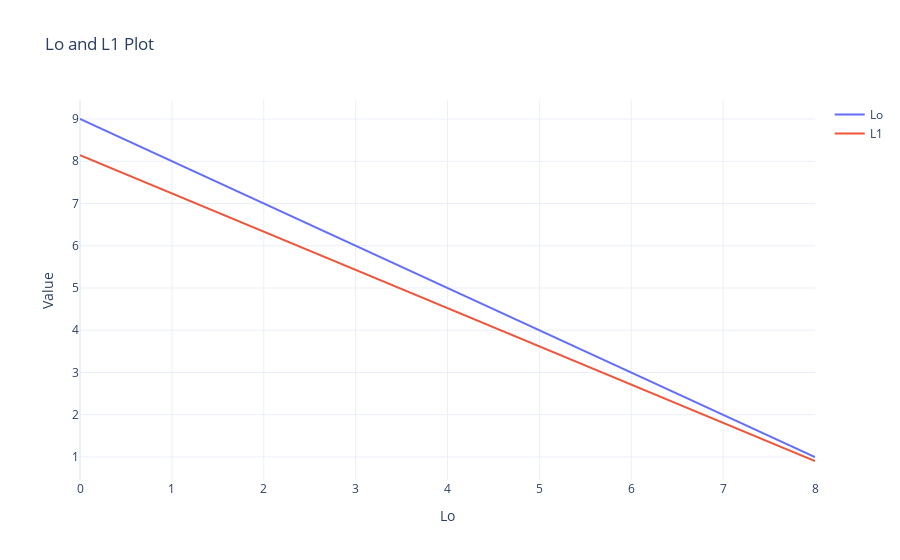

Notebook code for this chart:
### Code cell
fig = go.Figure()
fig.add_trace(go.Scatter(x=x, y=Lo, mode='lines', name='Lo'))
fig.add_trace(go.Scatter(x=x, y=L1, mode='lines', name='L1'))
fig.update_layout(title='Lo and L1 Plot', xaxis_title='Lo', yaxis_title='Value')
fig.show()

### Figure 1 — Plotly figure (JSON) as saved in the notebook; plotly's stock layout.template omitted (floating-point values rounded to 4 significant figures)
{"data": [{"mode": "lines", "name": "Lo", "type": "scatter", "x": [0, 1, 2, 3, 4, 5, 6, 7, 8], "y": [9, 8, 7, 6, 5, 4, 3, 2, 1]}, {"mode": "lines", "name": "L1", "type": "scatter", "x": [0, 1, 2, 3, 4, 5, 6, 7, 8], "y": [8.144, 7.239, 6.334, 5.429, 4.524, 3.619, 2.715, 1.81, 0.9048]}], "layout": {"title": {"text": "Lo and L1 Plot"}, "xaxis": {"title": {"text": "Lo"}}, "yaxis": {"title": {"text": "Value"}}}}
